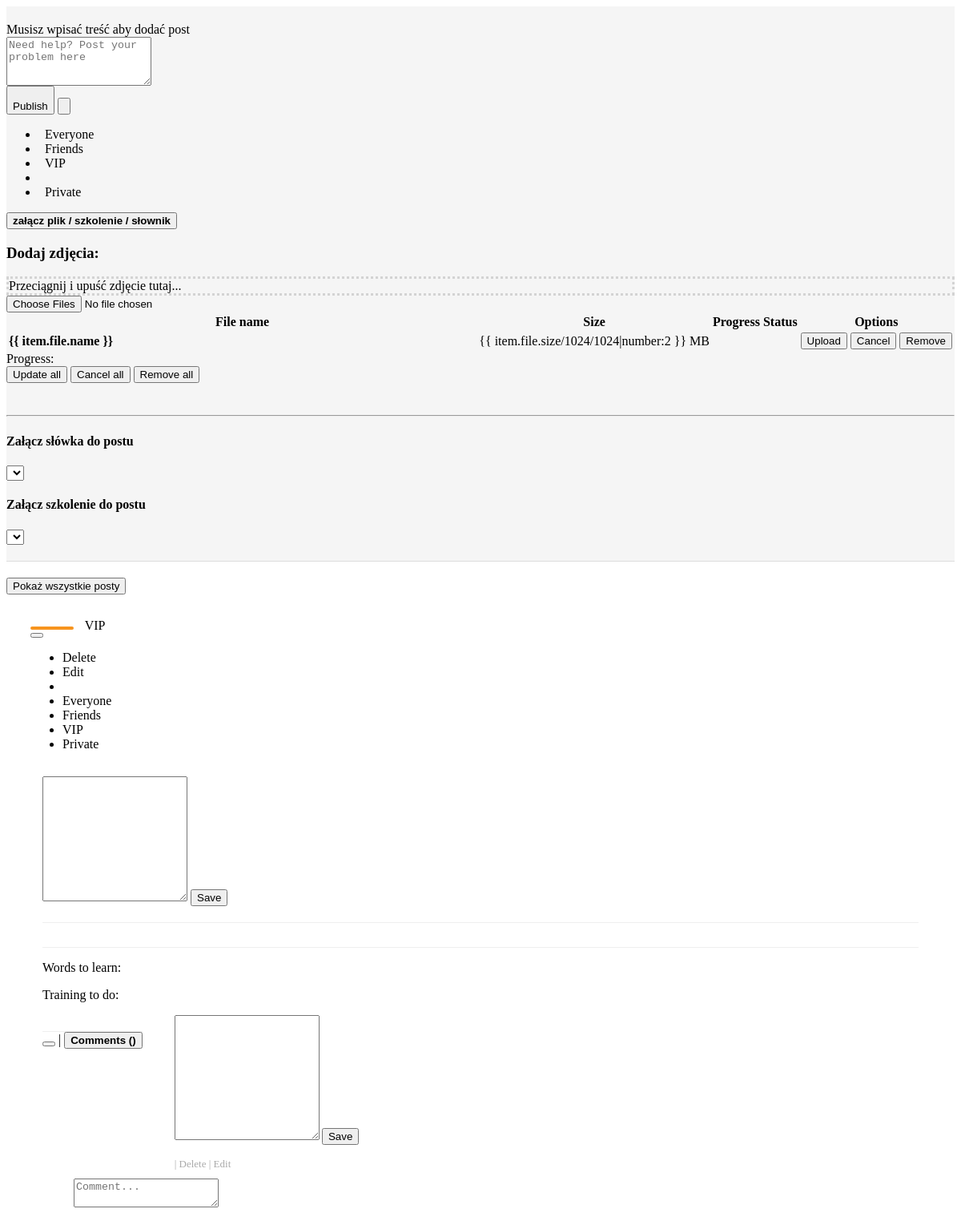
/glowna.php, run on the app's committed database.
### tables this page shows
CREATE TABLE `langs` (
  `id` int(11) NOT NULL,
  `pl` text NOT NULL,
  `en` text NOT NULL
);

### ajax/db.php (called while the page is built, shortened)
<?php session_start();
    try { $db = new PDO('mysql:host=mysql4.mydevil.net;dbname=m1310_sowa;charset=utf8','m1310_sowa','1Milion$'); }
    catch (PDOException $e) { echo "Problem z DB"; die(); }
    function dcangaris ($x1) {
        $x2 = stripslashes(preg_replace("/'/",'&#39;',$x1));
        $x3 = stripslashes(preg_replace('/"/','&#34;',$x2));
        return ''.$x3;
    }
    function langs ($val) {
        if($val) {
            global $db;
            $stmt = $db->prepare("select count(id) from langs where pl = ?");
            $stmt->bindValue(1, $val, PDO::PARAM_STR);
            $stmt->execute();
            $pid =  $stmt->fetchColumn();
            if($pid > 0) {
                if($stmt = $db->prepare("select en,pl from langs where pl = ? limit 1")) {
                    $stmt->bindValue(1, $val, PDO::PARAM_STR);
                    $stmt->execute();
                    $line = $stmt->fetchAll(PDO::FETCH_ASSOC);
                    if($line[0]['en']) { return dcangaris($line[0]['en']); }
                    else { return dcangaris($line[0]['pl']); }
                }
            }
        }
    }
?>

### glowna.php (the view, shortened to what this page needs)
<? require_once("ajax/db.php"); ?>
<div nv-file-drop="" uploader="uploader" style='background-color:#f5f5f5;border-bottom: 1px solid #ddd;min-height:130px;padding-bottom:20px;padding-top:20px;' class="col-md-12">
    <div class="col-lg-10 col-md-12">
        <div class="alert alert-danger" ng-if="alert"><i class="fa fa-exclamation-triangle" aria-hidden="true"></i> Musisz wpisać treść aby dodać post</div>
        <textarea style="min-height:61px;height:61px;" maxlength="1000" ng-model="post" rows="2" class="form-control" type="text" placeholder="<? echo langs("Potrzebujesz pomocy społeczności? Opisz swój problem i opublikuj...!"); ?>"></textarea>
    </div>
    <div class="col-lg-2 nopadding col-md-12">
        <div class="btn-group">
            <button ng-click="addPost(post)" class="btn btn-danger"><i class="fa fa-pencil-square-o fa-lg"></i><br><? echo langs("opublikuj"); ?></button>
            <button type="button" class="btn btn-area btn-danger dropdown-toggle" data-toggle="dropdown" aria-haspopup="true" aria-expanded="false">
            </button>
            <ul class="dropdown-menu">
                <li><a class="hand" ng-click=" faIcon = 'fa-globe'; setAccess(0); "><i class="fa fa-lg fa-globe"></i><span class="text">&nbsp;&nbsp;<? echo langs("Publicznie"); ?></span></a></li>
                <li><a class="hand" ng-click=" faIcon = 'fa-users'; setAccess(1); "><i class="fa fa-lg fa-users"></i><span class="text">&nbsp;&nbsp;<? echo langs("Znajomi"); ?></span></a></li>
                <li><a class="hand" ng-click=" faIcon = 'fa-star'; setAccess(2); "><i class="fa fa-lg fa-star"></i><span class="text">&nbsp;&nbsp;<? echo langs("VIP"); ?></span></a></li>
                <li role="separator" class="divider"></li>
                <li><a class="hand" ng-click=" faIcon = 'fa-lock'; setAccess(3); "><i class="fa fa-lg fa-lock"></i><span class="text">&nbsp;&nbsp;<? echo langs("Tylko ja"); ?></span></a></li>
            </ul>
        </div>
    </div>
    <div class="col-lg-12 col-md-12">
        <button class="btn pull-left btn-default" ng-click="attach = !attach">
            <strong><i class="fa fa-lg" ng-class="{'fa-angle-double-down':!attach,'fa-angle-double-up':attach}" aria-hidden="true"></i> załącz plik / szkolenie / słownik</strong>
        </button>
        <div ng-show="attach">
            <div class="col-xs-12">
                <h3>Dodaj zdjęcia:</h3>
                <div ng-show="uploader.isHTML5">
                    <div class="well my-drop-zone" nv-file-over="" uploader="uploader">
                        Przeciągnij i upuść zdjęcie tutaj...
                    </div>
                </div>
                <input class="btn btn-default" type="file" nv-file-select="" uploader="uploader" multiple  /><br/>
            </div>
            <div class="col-xs-12" style="margin-bottom: 40px">
                <table class="table">
                    <thead>
                        <tr>
                            <th width="50%">File name</th>
                            <th ng-show="uploader.isHTML5">Size</th>
                            <th ng-show="uploader.isHTML5">Progress</th>
                            <th>Status</th>
                            <th>Options</th>
                        </tr>
                    </thead>
                    <tbody>
                        <tr ng-repeat="item in uploader.queue">
                            <td>
                                <strong>{{ item.file.name }}</strong>
                            </td>
                            <td ng-show="uploader.isHTML5" nowrap>{{ item.file.size/1024/1024|number:2 }} MB</td>
                            <td ng-show="uploader.isHTML5">
                            </td>
                            <td class="text-center">
                            </td>
                            <td nowrap>
                                <button type="button" class="btn btn-success btn-xs" ng-click="lockSendBtn();item.upload();" ng-disabled="item.isReady || item.isUploading || item.isSuccess">
                                    <i class="fa fa-upload" aria-hidden="true"></i> Upload
                                </button>
                                <button type="button" class="btn btn-warning btn-xs" ng-click="unlockSendBtn();item.cancel();" ng-disabled="!item.isUploading">
                                    <i class="fa fa-times" aria-hidden="true"></i> Cancel
                                </button>
                                <button type="button" class="btn btn-danger btn-xs" ng-click="unlockSendBtn();item.remove();">
                                    <i class="fa fa-trash-o" aria-hidden="true"></i> Remove
                                </button>
                            </td>
                        </tr>
                    </tbody>
                </table>
                <div>
                    <div>
                        Progress:
                    </div>
                    <button type="button" class="btn btn-success btn-s" ng-click="lockSendBtn();uploader.uploadAll();" ng-disabled="!uploader.getNotUploadedItems().length">
                        <i class="fa fa-upload" aria-hidden="true"></i> Update all
                    </button>
                    <button type="button" class="btn btn-warning btn-s" ng-click="unlockSendBtn();uploader.cancelAll();" ng-disabled="!uploader.isUploading">
                        <i class="fa fa-times" aria-hidden="true"></i> Cancel all
                    </button>
                    <button type="button" class="btn btn-danger btn-s" ng-click="unlockSendBtn();uploader.clearQueue();" ng-disabled="!uploader.queue.length">
                        <i class="fa fa-trash-o" aria-hidden="true"></i> Remove all
                    </button>
                </div>
            </div>
            <hr>
            <div>
                <h4><? echo langs("Załącz słówka do postu"); ?></h4>
                <select class="form-control" ng-model="selectedDict" ng-options="dict as (dict.title+' ('+dict.description+')') for dict in dicts track by dict.title"></select>
            </div>
            <div>
                <h4><? echo langs("Załącz szkolenie do postu"); ?></h4>
                <select class="form-control" ng-model="selectedTraining" ng-options="training as (training.name) group by training.date for training in trainings track by training.name"></select>
            </div>
        </div>
    </div>
</div>
<div style="margin-top:20px;">
    <button ng-show="postId" ng-click=" postId = '' " class="btn btn-success"><i class="fa fa-arrow-left" aria-hidden="true"></i> Pokaż wszystkie posty</button>
    <div id="{{item.id}}" style="margin:30px" ng-class="{ 'panel-default' : item.vip === 1, 'panel-default' : item.vip !== 1 }" class="panel" ng-repeat="item in items | filter : getFilterPart1(postId) : getFilterPart2(postId) | orderBy : orderByColumn : orderDesc">
        <div class="panel-heading">
            <div class="pull-left" style="text-align:left;">
                <a ng-href="/#/user/{{item.kto}}" >
                    <img ng-src="{{item.avatar}}" width="50" style="margin-right:10px;border-radius:30px;border:solid 2px #F7941E;" /><strong ng-bind="(item.imie) +' '+ (item.nazwisko)"></strong>
                </a>
                <span class="label label-warning">VIP</span>
                <br>
            </div>
            <div ng-if="item.kto === aboutMe.id" class="pull-right">
                <div class="btn-group">
                    <button type="button" ng-class="{ 'btn-primary' : item.vip === 1 }" class="btn btn-default btn-xs dropdown-toggle" data-toggle="dropdown" aria-haspopup="true" aria-expanded="false">
                    </button>
                    <ul class="dropdown-menu">
                        <li><a class="hand"
                            mwl-confirm
                            title="Na pewno usunać?"
                            message="Wskazówka: Ten post zniknie na zawsze..."
                            confirm-text="Delete"
                            cancel-text="Cancel"
                            on-confirm="delItem(item)"
                            on-cancel=""
                            confirm-button-type="danger"
                            cancel-button-type="primary"><i class="fa fa-lg fa-trash-o"></i> <? echo langs("Usuń"); ?></a></li>
                        <li><a class="hand" ng-click="item.edited = true; editPost(item)"><i class="fa fa-lg fa-pencil-square-o"></i> <? echo langs("Edytuj"); ?></a></li>
                        <li role="separator" class="divider"></li>
                        <li><a class="hand" ng-click="item.reach = 0; saveItem(item)"><i class="fa fa-lg fa-globe"></i> <? echo langs("Publiczne"); ?></a></li>
                        <li><a class="hand" ng-click="item.reach = 1; saveItem(item)"><i class="fa fa-lg fa-users"></i> <? echo langs("Znajomi"); ?></a></li>
                        <li><a class="hand" ng-click="item.reach = 2; saveItem(item)"><i class="fa fa-lg fa-star"></i> <? echo langs("VIP"); ?></a></li>
                        <li><a class="hand" ng-click="item.reach = 3; saveItem(item)"><i class="fa fa-lg fa-lock"></i> <? echo langs("Tylko ja"); ?></a></li>
                    </ul>
                </div>
            </div>
        </div>
        <div style="padding: 15px 15px 0px 15px;" class="panel-body new" ng-init=" item.edited = false ">
            <div ng-show="item.edited">
                <textarea maxlength="1000" style="resize: vertical;" ng-model="item.tresc" rows="10" class="form-control" type="text"></textarea>
                <button
                    mwl-confirm
                    title="Na pewno zapisać?"
                    message="Wskazówka: Ten post zostanie edytowany..."
                    confirm-text="Save"
                    cancel-text="Cancel"
                    on-confirm=" item.edited = false; saveItem(item) "
                    on-cancel=" item.edited = false; "
                    confirm-button-type="success"
                    cancel-button-type="primary"
                    class="btn pull-right btn-success"><i class="fa fa-check" aria-hidden="true"></i> <? echo langs("Zapisz"); ?></button>
            </div>
            <div ng-show="item.attachments.length > 0" class="topLine"></div>
            <div ng-show="item.todo.did || item.todo.tid" class="topLine"></div>
            <div ng-show="item.todo.did || item.todo.tid">
                <div style="text-align: left;" class="well">
                    <p ng-show="item.todo.did">Words to learn: <a ng-href="/#/words/{{item.todo.did}}" ng-bind="item.todo.dname"></a></p>
                    <p ng-show="item.todo.tid">Training to do: <a ng-href="/#/training/{{item.todo.tid}}" ng-bind="item.todo.tname"></a></p>
                </div>
            </div>
            <div style="float:left;text-align:left;" class="topLine">
                <button class="btn btn-link btn-sm" ng-click="likeBtn(item)">
                </button>
                <span> | </span>
                <button class="btn btn-link btn-sm" ng-click="showComments =! showComments "><i class="fa fa-comments-o fa-lg"></i>
                    <strong> <? echo langs("Komentarze"); ?> (<span ng-bind="item.comments.length"></span>)</strong>
                </button>
            </div>
        </div>
        <div class="panel-footer">
            <div ng-init="showComments = true " ng-show="showComments" style="margin:0px 5px 0px 5px;">
                <div ng-show="item.comments" ng-init=" comm.edited = false; " ng-repeat="comm in item.comments | orderBy : orderByColumn : orderAsc" style="font-size:13px; display: table; text-align:left; margin: 0px 5px 10px 50px;" width="100%">
                    <div style="vertical-align: top; display: table-cell; margin-bottom:10px;">
                        <a ng-href="/#/user/{{comm.kto}}">
                        </a>
                    </div>
                    <div style="vertical-align: top; display: table-cell;">
                        <span ng-show="comm.edited">
                            <textarea maxlength="1000" style="resize: vertical;" ng-model="comm.tresc" rows="10" class="form-control" type="text"></textarea>
                            <button
                                mwl-confirm
                                title="Na pewno zapisać?"
                                message="Wskazówka: Ten komentarz zostanie edytowany..."
                                confirm-text="Save"
                                cancel-text="Cancel"
                                on-confirm=" comm.edited = false; saveComm(comm) "
                                on-cancel=" comm.edited = false; "
                                confirm-button-type="success"
                                cancel-button-type="primary"
                                class="btn pull-right btn-success"><i class="fa fa-check" aria-hidden="true"></i> <? echo langs("Zapisz"); ?></button>
                        </span>
                        <br>
                        <span style="color:#aaa;"><i class="fa fa-lg fa-clock-o"></i> <span ng-bind="(createDate(comm.date) | date : 'medium')"></span>
                        <span ng-if="comm.kto === aboutMe.id"> | <a class="hand"
                            mwl-confirm
                            title="Na pewno usunać?"
                            message="Wskazówka: Ten komentarz zniknie na zawsze..."
                            confirm-text="Delete"
                            cancel-text="Cancel"
                            on-confirm="item.comments = delComm(item.comments,item,comm)"
                            on-cancel=""
                            confirm-button-type="danger"
                            cancel-button-type="primary">
                            <i class="fa fa-trash-o"></i> <? echo langs("Usuń"); ?></a> | <a class="hand" ng-click="comm.edited = true; "><i class="fa fa-pencil-square-o"></i> <? echo langs("Edytuj"); ?></a>
                        </span>
                    </div>
                </div>
                <div class="input-group margin-bottom-sm">
                    <span style="padding:0px;" class="input-group-addon"><img class="orange" ng-src="{{aboutMe.avatar}}" width="35"></span>
                    <textarea maxlength="200" style="margin-left:10px" class="form-control" ng-model="newComm" ng-keyup=" $event.keyCode === 13 && (item.comments = addComm(newComm,item)) && (newComm = '') " type="text" placeholder="<? echo langs("Skomentuj..."); ?>"></textarea>
                </div>
            </div>
        </div>
    </div>

### glowna.php (style rules this page uses)
.input-group-addon { background-color: initial!important; border: none!important; }
.input-group-addon { vertical-align: top; }
.my-drop-zone { border: dotted 3px lightgray; }
.topLine { border-top: 1px solid #efefef; margin-top: 20px; margin-bottom: 10px; }

### data on the page
langs: en "Need help? Post your problem here"
langs: en "Publish"
langs: en "Everyone"
langs: en "Friends"
langs: en "VIP"
langs: en "Private"
langs: pl "Załącz słówka do postu"
langs: pl "Załącz szkolenie do postu"
langs: en "Delete"
langs: en "Edit"
langs: en "Everyone"
langs: en "Save"
langs: en "Comments"
langs: en "Comment..."
